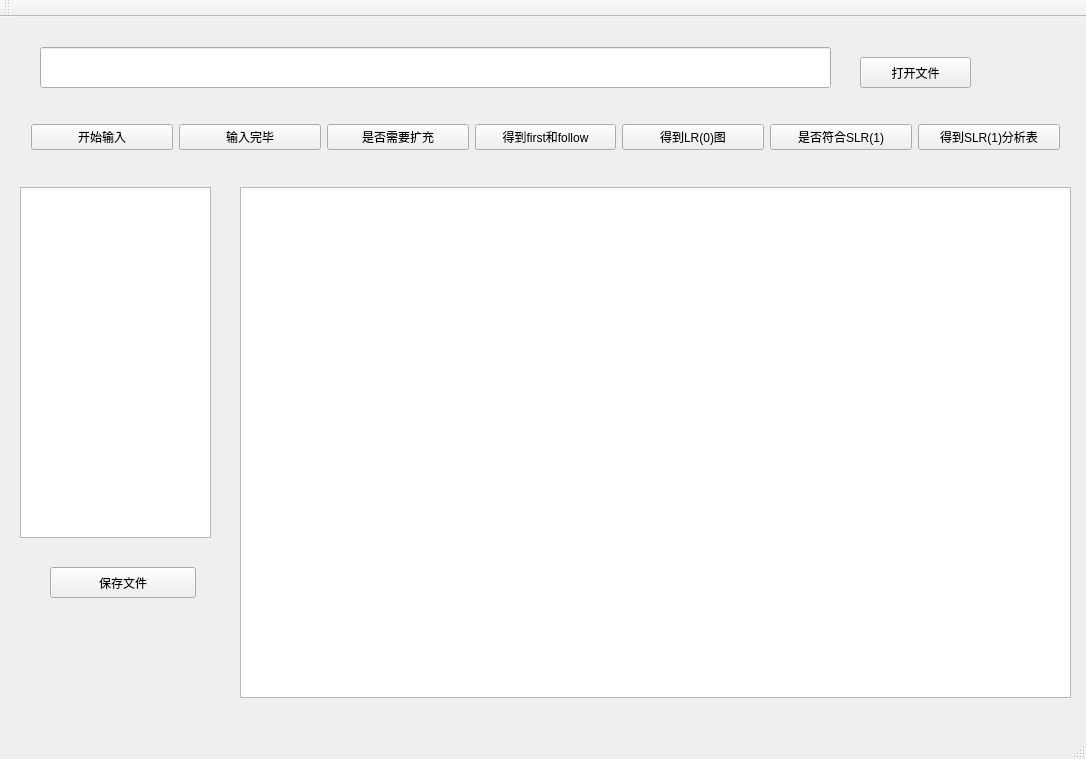
<?xml version="1.0" encoding="UTF-8"?>
<ui version="4.0">
 <class>MainWindow</class>
 <widget class="QMainWindow" name="MainWindow">
  <property name="geometry">
   <rect>
    <x>0</x>
    <y>0</y>
    <width>1086</width>
    <height>759</height>
   </rect>
  </property>
  <property name="windowTitle">
   <string>MainWindow</string>
  </property>
  <widget class="QWidget" name="centralWidget">
   <widget class="QLineEdit" name="lineEdit">
    <property name="geometry">
     <rect>
      <x>40</x>
      <y>30</y>
      <width>791</width>
      <height>41</height>
     </rect>
    </property>
   </widget>
   <widget class="QWidget" name="horizontalLayoutWidget">
    <property name="geometry">
     <rect>
      <x>20</x>
      <y>70</y>
      <width>1051</width>
      <height>101</height>
     </rect>
    </property>
    <layout class="QHBoxLayout" name="horizontalLayout">
     <item>
      <widget class="QPushButton" name="beginInput">
       <property name="text">
        <string>开始输入</string>
       </property>
      </widget>
     </item>
     <item>
      <widget class="QPushButton" name="Sure">
       <property name="text">
        <string>输入完毕</string>
       </property>
      </widget>
     </item>
     <item>
      <widget class="QPushButton" name="ifExtend">
       <property name="text">
        <string>是否需要扩充</string>
       </property>
      </widget>
     </item>
     <item>
      <widget class="QPushButton" name="getFButton">
       <property name="text">
        <string>得到first和follow</string>
       </property>
      </widget>
     </item>
     <item>
      <widget class="QPushButton" name="getLRButton">
       <property name="text">
        <string>得到LR(0)图</string>
       </property>
      </widget>
     </item>
     <item>
      <widget class="QPushButton" name="ifSLR">
       <property name="text">
        <string>是否符合SLR(1)</string>
       </property>
      </widget>
     </item>
     <item>
      <widget class="QPushButton" name="getSLR">
       <property name="text">
        <string>得到SLR(1)分析表</string>
       </property>
      </widget>
     </item>
    </layout>
   </widget>
   <widget class="QPushButton" name="openButton">
    <property name="geometry">
     <rect>
      <x>860</x>
      <y>40</y>
      <width>111</width>
      <height>31</height>
     </rect>
    </property>
    <property name="text">
     <string>打开文件</string>
    </property>
   </widget>
   <widget class="QTextEdit" name="textEdit">
    <property name="geometry">
     <rect>
      <x>20</x>
      <y>170</y>
      <width>191</width>
      <height>351</height>
     </rect>
    </property>
   </widget>
   <widget class="QTextBrowser" name="textBrowser">
    <property name="geometry">
     <rect>
      <x>240</x>
      <y>170</y>
      <width>831</width>
      <height>511</height>
     </rect>
    </property>
   </widget>
   <widget class="QPushButton" name="Save">
    <property name="geometry">
     <rect>
      <x>50</x>
      <y>550</y>
      <width>146</width>
      <height>31</height>
     </rect>
    </property>
    <property name="text">
     <string>保存文件</string>
    </property>
   </widget>
   <widget class="QTextBrowser" name="showItem">
    <property name="geometry">
     <rect>
      <x>20</x>
      <y>170</y>
      <width>191</width>
      <height>351</height>
     </rect>
    </property>
   </widget>
   <widget class="QTableWidget" name="LRTable">
    <property name="geometry">
     <rect>
      <x>240</x>
      <y>170</y>
      <width>831</width>
      <height>511</height>
     </rect>
    </property>
   </widget>
   <widget class="QTableWidget" name="SLRTable">
    <property name="geometry">
     <rect>
      <x>240</x>
      <y>170</y>
      <width>831</width>
      <height>511</height>
     </rect>
    </property>
   </widget>
  </widget>
  <widget class="QMenuBar" name="menuBar">
   <property name="geometry">
    <rect>
     <x>0</x>
     <y>0</y>
     <width>1086</width>
     <height>17</height>
    </rect>
   </property>
  </widget>
  <widget class="QToolBar" name="mainToolBar">
   <attribute name="toolBarArea">
    <enum>TopToolBarArea</enum>
   </attribute>
   <attribute name="toolBarBreak">
    <bool>false</bool>
   </attribute>
  </widget>
  <widget class="QStatusBar" name="statusBar"/>
 </widget>
 <layoutdefault spacing="6" margin="11"/>
 <resources/>
 <connections/>
</ui>
